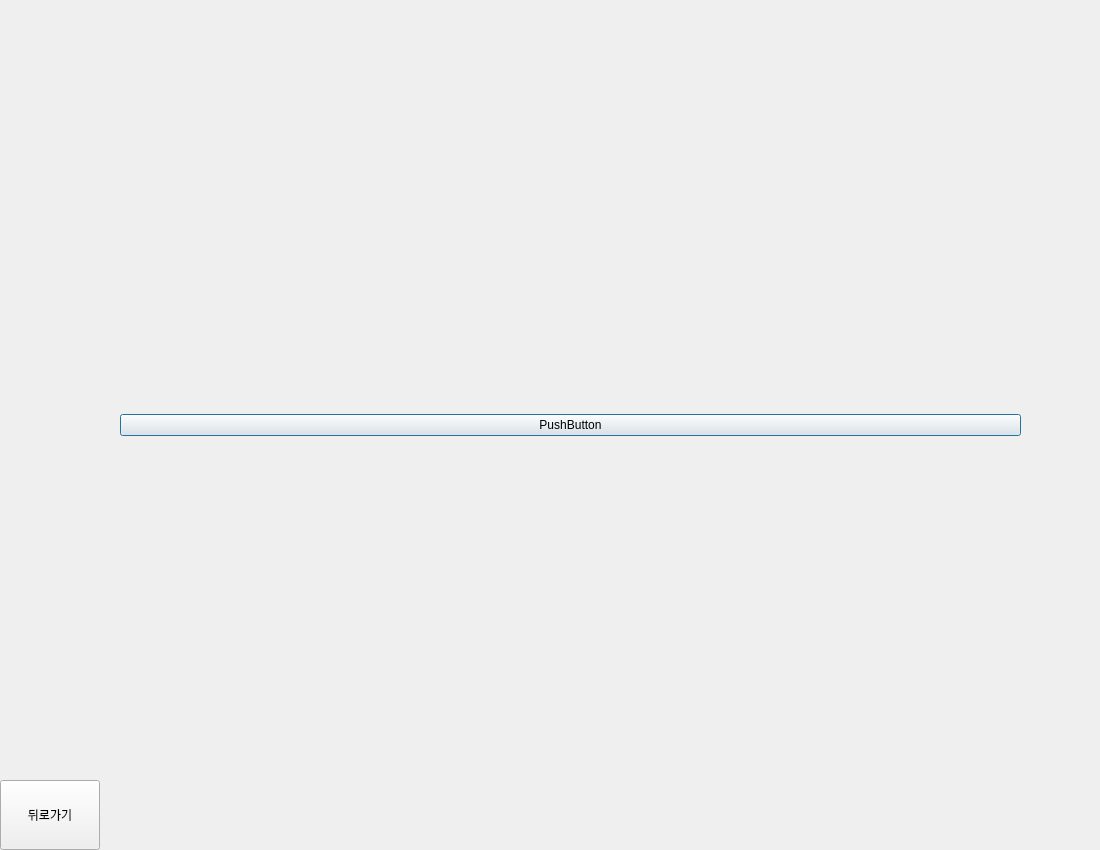
<?xml version="1.0" encoding="UTF-8"?>
<ui version="4.0">
 <class>Dialog</class>
 <widget class="QDialog" name="Dialog">
  <property name="geometry">
   <rect>
    <x>0</x>
    <y>0</y>
    <width>1100</width>
    <height>850</height>
   </rect>
  </property>
  <property name="windowTitle">
   <string>Dialog</string>
  </property>
  <widget class="QWidget" name="gridLayoutWidget">
   <property name="geometry">
    <rect>
     <x>120</x>
     <y>60</y>
     <width>901</width>
     <height>731</height>
    </rect>
   </property>
   <layout class="QGridLayout" name="logic_pan">
    <item row="0" column="0">
     <widget class="QPushButton" name="game_Button">
      <property name="text">
       <string>PushButton</string>
      </property>
     </widget>
    </item>
   </layout>
  </widget>
  <widget class="QPushButton" name="backButton">
   <property name="geometry">
    <rect>
     <x>0</x>
     <y>780</y>
     <width>100</width>
     <height>70</height>
    </rect>
   </property>
   <property name="text">
    <string>뒤로가기</string>
   </property>
  </widget>
  <widget class="QLabel" name="heart">
   <property name="geometry">
    <rect>
     <x>930</x>
     <y>10</y>
     <width>140</width>
     <height>30</height>
    </rect>
   </property>
   <property name="text">
    <string/>
   </property>
  </widget>
 </widget>
 <resources/>
 <connections/>
</ui>
